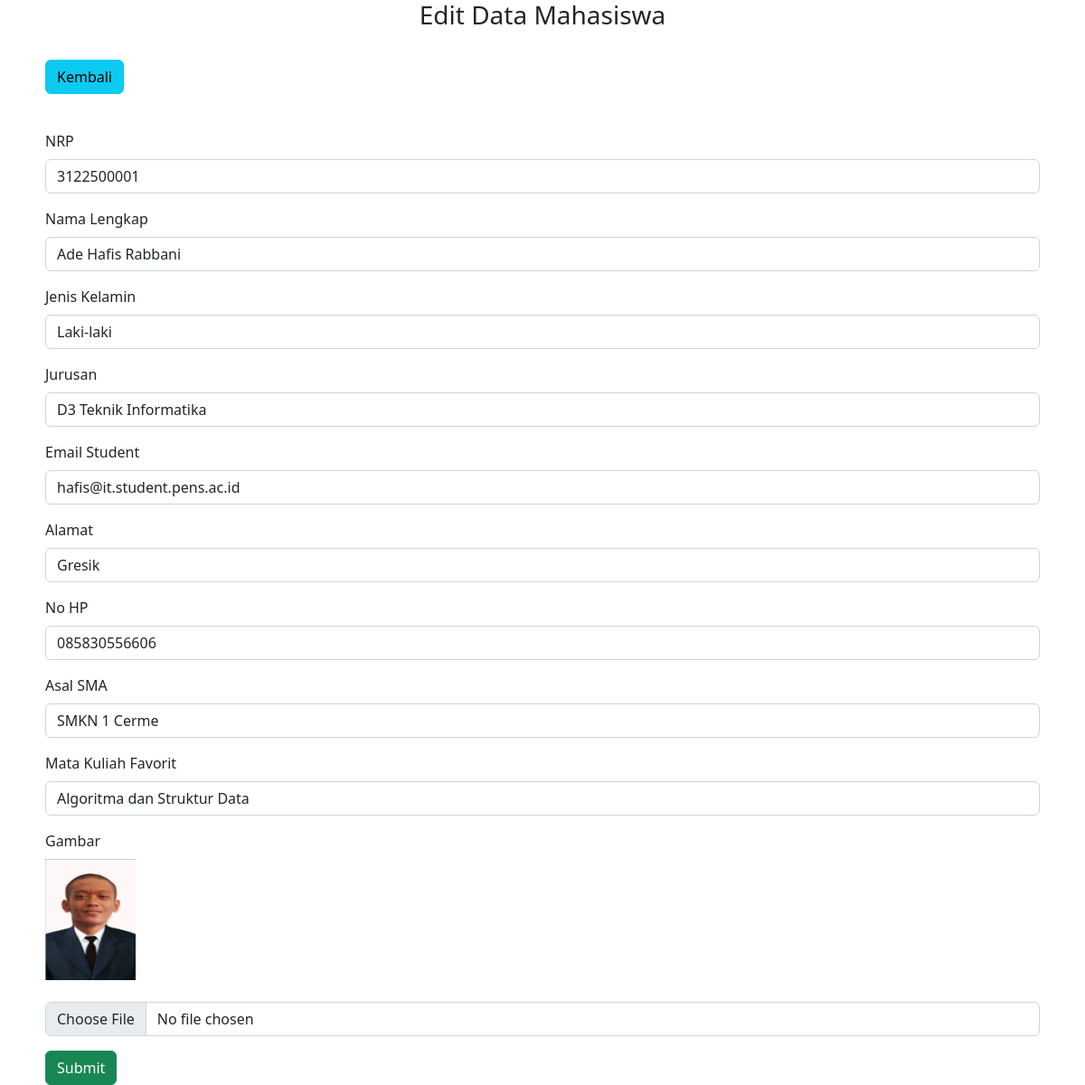
The app's page /Project_WPW/admin/edit.php?id=3122500001 (signed in) with its own data.
### tables this page shows
CREATE TABLE `mahasiswa` (
  `id_student` int(50) NOT NULL,
  `nrp` varchar(20) NOT NULL,
  `nama` varchar(100) NOT NULL,
  `jenis_kelamin` varchar(20) NOT NULL,
  `jurusan` varchar(30) NOT NULL,
  `email_student` varchar(50) NOT NULL,
  `alamat` varchar(200) NOT NULL,
  `no_hp` varchar(20) NOT NULL,
  `asal_sma` varchar(50) NOT NULL,
  `matkul_favorit` varchar(100) NOT NULL,
  `gambar` varchar(100) NOT NULL
);

### Project_WPW/admin/edit.php (the view, shortened to what this page needs)
<?php
include '../koneksi.php';
$id = $_GET['id'];
$sql = mysqli_query($conn, "SELECT * FROM mahasiswa WHERE nrp='$id'");
$d = mysqli_fetch_array($sql);
?>
<!DOCTYPE html>
<html lang="en">
<head>
    <link href="https://cdn.jsdelivr.net/npm/bootstrap@5.2.3/dist/css/bootstrap.min.css" rel="stylesheet">
    <link rel="stylesheet" href="//cdn.datatables.net/1.13.4/css/jquery.dataTables.min.css">
</head>
<body>
    <h3 class="text-center">Edit Data Mahasiswa</h3>
    <br />
    <a href="index_admin.php" class="btn btn-info mb-3" style="margin-left: 50px;">Kembali</a>
    <br />
    <br />
    <form action="edit_aksi.php" method="POST" enctype="multipart/form-data" style="margin-left: 50px; margin-right: 50px;">
        <div class="mb-3">
            <label for="nrp" class="form-label">NRP</label>
            <input type="number" name="nrp" class="form-control" id="nrp" required value="<?php echo $d["nrp"]; ?>">
        </div>
        <div class="mb-3">
            <label for="nama" class="form-label">Nama Lengkap</label>
            <input type="text" class="form-control" name="nama" id="nama" required value="<?php echo $d["nama"]; ?>">
        </div>
        <div class="mb-3">
            <label for="jenis_kelamin" class="form-label">Jenis Kelamin</label>
            <input type="text" class="form-control" name="jenis_kelamin" id="jenis_kelamin" required value="<?php echo $d["jenis_kelamin"]; ?>">
        </div>
        <div class="mb-3">
            <label for="jurusan" class="form-label">Jurusan</label>
            <input type="text" class="form-control" name="jurusan" id="jurusan" required value="<?php echo $d["jurusan"]; ?>">
        </div>
        <div class="mb-3">
            <label for="email_student" class="form-label">Email Student</label>
            <input type="text" class="form-control" name="email_student" id="email_student" required value="<?php echo $d["email_student"]; ?>">
        </div>
        <div class="mb-3">
            <label for="alamat" class="form-label">Alamat</label>
            <input type="text" class="form-control" name="alamat" id="alamat" required value="<?php echo $d["alamat"]; ?>">
        </div>
        <div class="mb-3">
            <label for="no_hp" class="form-label">No HP</label>
            <input type="number" class="form-control" name="no_hp" id="no_hp" required value="<?php echo $d["no_hp"]; ?>">
        </div>
        <div class="mb-3">
            <label for="asal_sma" class="form-label">Asal SMA</label>
            <input type="text" class="form-control" name="asal_sma" id="asal_sma" required value="<?php echo $d["asal_sma"]; ?>">
        </div>
        <div class="mb-3">
            <label for="matkul_favorit" class="form-label">Mata Kuliah Favorit</label>
            <input type="text" class="form-control" name="matkul_favorit" id="matkul_favorit" required value="<?php echo $d["matkul_favorit"]; ?>">
        </div>
        <div class="mb-3">
            <label for="gambar" class="form-label">Gambar</label> <br />
            <img id="gambar" src="berkas/<?= $d['gambar']; ?>" alt="Gambar Profil" style="max-width:100px"> <br/> <br/>
            <input type="file" class="form-control" name="gambar" id="gambar">
        </div>
        <div class="col-12">
            <button type="submit" value="Simpan" name="submit" class="btn btn-success">Submit</button>
        </div>
    </form>
</body>
</html>

### records on screen
mahasiswa: nrp "3122500001", nama "Ade Hafis Rabbani", jenis_kelamin "Laki-laki", jurusan "D3 Teknik Informatika", email_student "hafis@it.student.pens.ac.id", alamat "Gresik", no_hp "085830556606", asal_sma "SMKN 1 Cerme", matkul_favorit "Algoritma dan Struktur Data", gambar (picture)
